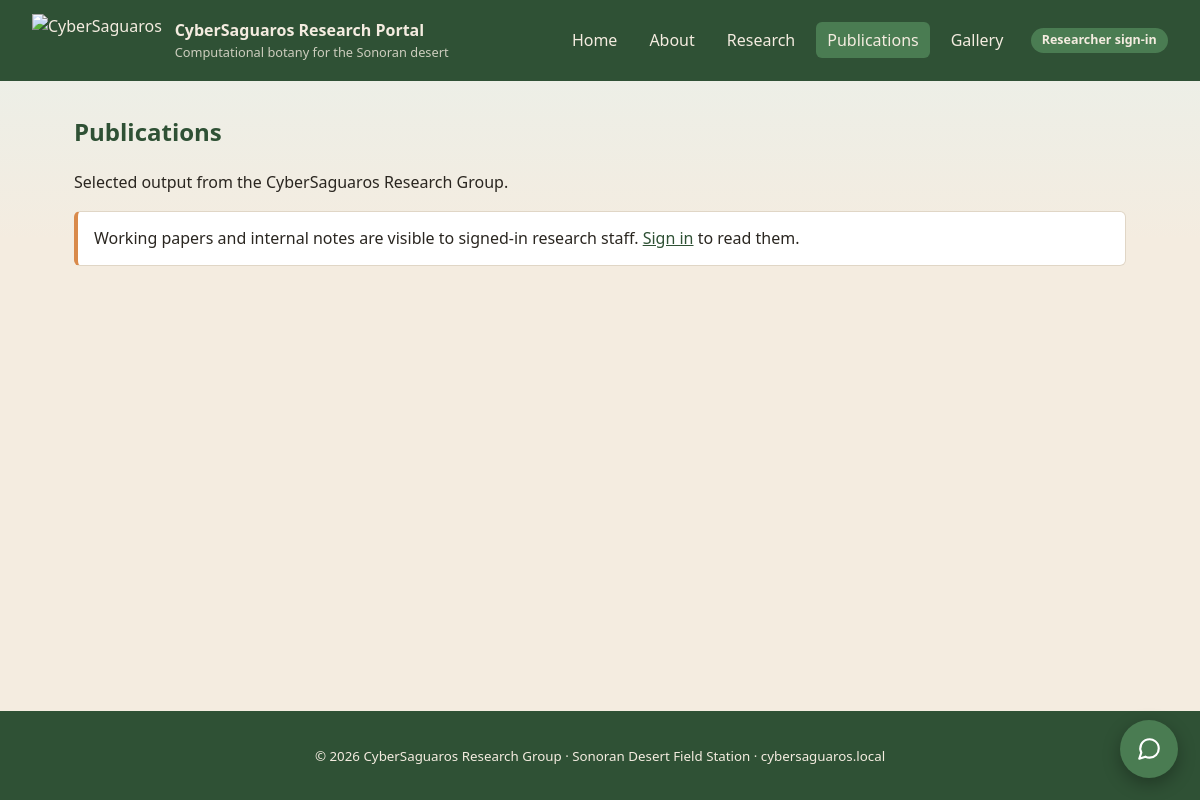
The app's page /publications.php, older data.
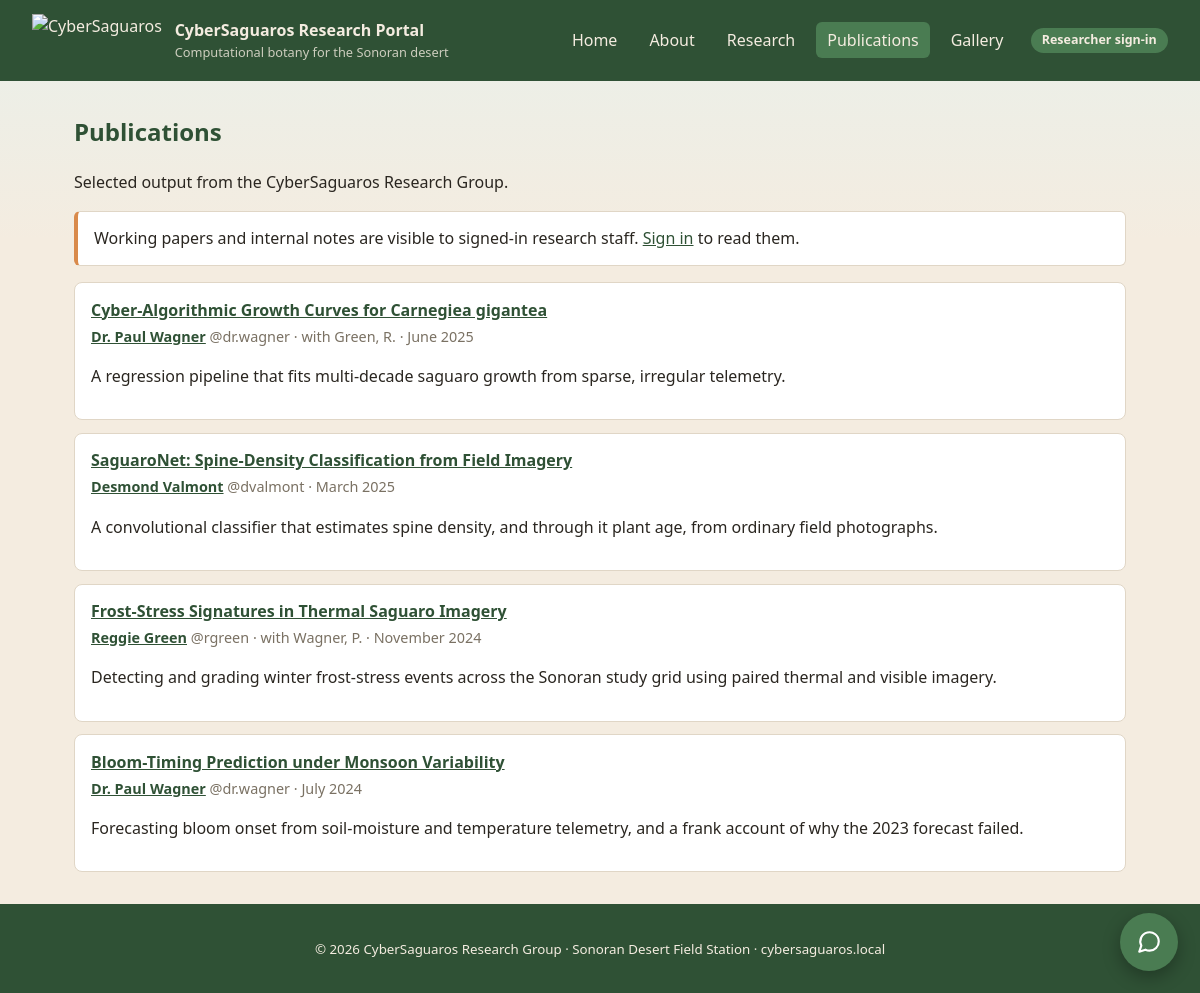
The same page, newer data.
### tables this page shows
CREATE TABLE IF NOT EXISTS articles (
  id           INT AUTO_INCREMENT PRIMARY KEY,
  slug         VARCHAR(160) NOT NULL UNIQUE,
  title        VARCHAR(200) NOT NULL,
  abstract     TEXT,
  body         MEDIUMTEXT,
  author_id    INT NOT NULL,
  co_authors   VARCHAR(255) DEFAULT NULL,
  published_on DATE,
  status       VARCHAR(16) NOT NULL DEFAULT 'published',   
  created_at   TIMESTAMP NOT NULL DEFAULT CURRENT_TIMESTAMP,
  CONSTRAINT fk_articles_author FOREIGN KEY (author_id) REFERENCES users(id)
);

CREATE TABLE IF NOT EXISTS users (
  id            INT AUTO_INCREMENT PRIMARY KEY,
  username      VARCHAR(64)  NOT NULL UNIQUE,
  password_hash VARCHAR(255) NOT NULL,
  display_name  VARCHAR(128) NOT NULL,
  email         VARCHAR(128) NOT NULL,
  role          VARCHAR(32)  NOT NULL DEFAULT 'researcher'   
);

### includes/auth.php (called while the page is built, shortened)
<?php
function current_researcher(): ?array {
    return $_SESSION['researcher'] ?? null;
}

### public/publications.php (the view, shortened to what this page needs)
<?php
require_once __DIR__ . '/../includes/layout.php';
$showDrafts = current_researcher() !== null;
$sql = 'SELECT a.slug, a.title, a.abstract, a.published_on, a.status,
               a.co_authors, u.username, u.display_name
          FROM articles a
          JOIN users u ON u.id = a.author_id';
if (!$showDrafts) {
    $sql .= " WHERE a.status = 'published'";
}
$sql .= " ORDER BY (a.status = 'draft') DESC, a.published_on DESC, a.id DESC";
$stmt = $pdo->prepare($sql);
$stmt->execute();
$articles = $stmt->fetchAll();
render_header('Publications', '/publications.php');
?>
<section>
  <h1>Publications</h1>
  <p>Selected output from the CyberSaguaros Research Group.</p>
  <?php if (!$showDrafts): ?>
    <p class="notice">Working papers and internal notes are visible to
       signed-in research staff. <a href="/login.php">Sign in</a> to read them.</p>
  <?php endif; ?>
  <ul class="pubs">
    <?php foreach ($articles as $a): ?>
      <li>
        <strong><a href="/article.php?slug=<?= urlencode($a['slug']) ?>">
          <?= htmlspecialchars($a['title']) ?></a></strong>
        <p class="byline">
          <a href="/author.php?u=<?= urlencode($a['username']) ?>">
            <?= htmlspecialchars($a['display_name']) ?></a>
          <span class="muted">@<?= htmlspecialchars($a['username']) ?></span>
          <?php if (!empty($a['co_authors'])): ?>
            &middot; with <?= htmlspecialchars($a['co_authors']) ?>
          <?php endif; ?>
          <?php if (!empty($a['published_on'])): ?>
            &middot; <?= htmlspecialchars(date('F Y', strtotime((string) $a['published_on']))) ?>
          <?php else: ?>
            &middot; unpublished
          <?php endif; ?>
        </p>
        <p><?= htmlspecialchars((string) $a['abstract']) ?></p>
      </li>
    <?php endforeach; ?>
  </ul>
</section>
<?php render_footer(); ?>

### includes/layout.php (shortened to what this page needs)
<?php
require_once __DIR__ . '/auth.php';
function render_userchip(?array $me, ?array $admin): void {
    if (!$me && !$admin) {
        echo '<div class="userchip anon">'
           . '<a class="chip-btn" href="/login.php">Researcher sign-in</a></div>';
        return;
    }
}
function render_header(string $title, string $active = ''): void {
    $me    = current_researcher();
    $admin = admin_identity();
    $nav = [
        '/'                 => 'Home',
        '/about.php'        => 'About',
        '/research.php'     => 'Research',
        '/publications.php' => 'Publications',
        '/gallery.php'      => 'Gallery',
    ];
    echo '<!doctype html><html lang="en"><head><meta charset="utf-8">';
    echo '<link rel="stylesheet" href="/assets/style.css"></head><body>';
    $logo = file_exists(__DIR__ . '/../public/assets/logo.png')
        ? '/assets/logo.png' : '/assets/logo.svg';
    echo '<header class="site-header"><a class="brand" href="/">';
    echo '<img class="logo" src="' . $logo . '" alt="CyberSaguaros">';
    echo '<div><strong>' . APP_NAME . '</strong>';
    echo '<small>' . APP_TAGLINE . '</small></div></a>';
    echo '<div class="header-right"><nav>';
    foreach ($nav as $href => $label) {
        $cls = ($href === $active) ? ' class="active"' : '';
        echo '<a' . $cls . ' href="' . $href . '">' . $label . '</a>';
    }
    echo '</nav>';
    render_userchip($me, $admin);
    echo '</div></header><main>';
}
function render_footer(): void {
    echo '</main><footer><small>&copy; 2026 CyberSaguaros Research Group &middot; '
       . 'Sonoran Desert Field Station &middot; cybersaguaros.local</small></footer>';
    require __DIR__ . '/chatwidget.php';
    echo '</body></html>';
}

Row changes from the older to the newer data that the page shows:
added articles: title "Cyber-Algorithmic Growth Curves for Carnegiea gigantea", author.display_name "Dr. Paul Wagner", author.username "dr.wagner", co_authors "Green, R.", published_on "June 2025", abstract "A regression pipeline that fits multi-decade saguaro growth from sparse, irregular telemetry."
added articles: title "SaguaroNet: Spine-Density Classification from Field Imagery", author.display_name "Desmond Valmont", author.username "dvalmont", published_on "March 2025", abstract "A convolutional classifier that estimates spine density, and through it plant age, from ordinary field photographs."
added articles: title "Frost-Stress Signatures in Thermal Saguaro Imagery", author.display_name "Reggie Green", author.username "rgreen", co_authors "Wagner, P.", published_on "November 2024", abstract "Detecting and grading winter frost-stress events across the Sonoran study grid using paired thermal and visible imagery."
added articles: title "Bloom-Timing Prediction under Monsoon Variability", author.display_name "Dr. Paul Wagner", author.username "dr.wagner", published_on "July 2024", abstract "Forecasting bloom onset from soil-moisture and temperature telemetry, and a frank account of why the 2023 forecast failed."
